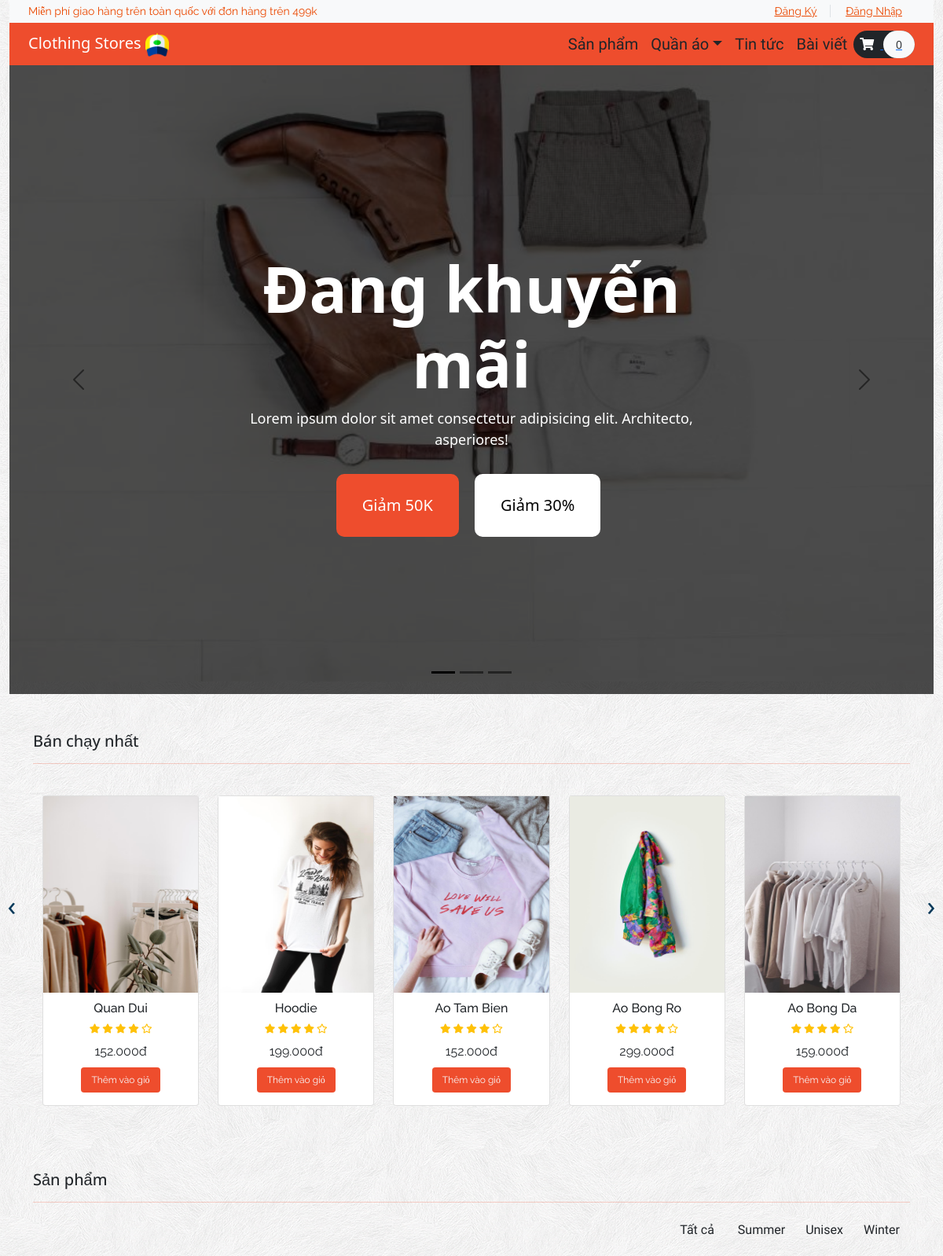
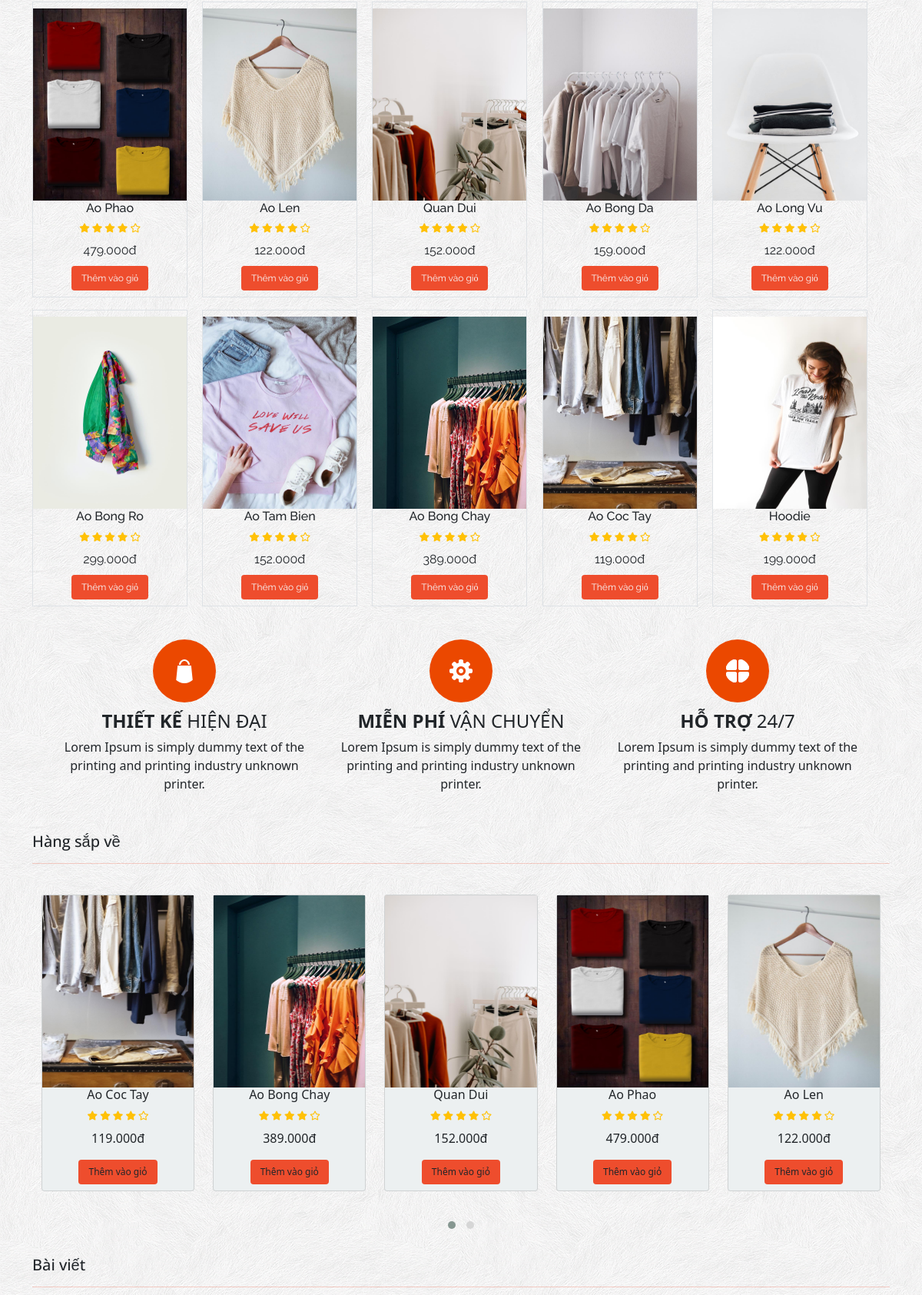
The page / (upper part) on the database its author committed (2 pictures, top to bottom).
### tables this page shows
CREATE TABLE `product` (
  `item_id` int(11) NOT NULL,
  `item_brand` nvarchar(200) NOT NULL,
  `item_name` nvarchar(255) NOT NULL,
  `item_price` double(10,3) NOT NULL,
  `item_image` nvarchar(255) NOT NULL
);

### index.php (called while the page is built, shortened)
<?php
    include ('header.php');
?>
<?php
        include ('Template/banner-area.php');
        include ('Template/top-sale.php');
         include ('Template/special-price.php');
        include ('Template/banner-ads.php');
        include ('Template/new.php');
         include ('Template/blogs.php');
?>
<?php
include ('footer.php');
?>

### functions.php (called while the page is built, shortened)
<?php
    require('database/DBController.php');
    require('database/Product.php');
$db = new DBController();
$product = new Product($db);
$product_shuffle = $product->getData();
$Cart = new Cart($db);

### database/Product.php (called while the page is built, shortened)
<?php
class Product
{
    public $db = null;
    public function __construct(DBController $db)
    {
        $this->db = $db;
    }
    public function getData($table = 'product')
    {
        $result = $this->db->con->query("SELECT * FROM {$table}");
        $resultArray = array();
        while ($item = mysqli_fetch_array($result, MYSQLI_ASSOC)) {
            $resultArray[] = $item;
        }
        return $resultArray;
    }
}

### database/DBController.php (called while the page is built, shortened)
<?php
class DBController
{
    protected $host = 'localhost';
    protected $user = 'root';
    protected $password = '';
    protected $database = "ecom";
    public function __construct()
    {
        $this->con = mysqli_connect($this->host, $this->user, $this->password, $this->database);
    }
}

### Template/special-price.php (the view, shortened to what this page needs)
<?php
    $brand = array_map(function ($pro){ return $pro['item_brand']; }, $product_shuffle);
    $unique = array_unique($brand);
    sort($unique);
    shuffle($product_shuffle);
$in_cart = $Cart->getCartId($product->getData('cart'));
?>
<section id="special-price">
    <div class="container">
        <h4 class="font-rubik font-size-20">Sản phẩm</h4>
        <hr>
        <div id="filters" class="button-group text-end font-baloo font-size-16">
            <button class="btn is-checked" data-filter="*">Tất cả</button>
            <?php
                array_map(function ($brand){
                    printf('<button class="btn" data-filter=".%s">%s</button>', $brand, $brand);
                }, $unique);
            ?>
        </div>
        <div class="grid">
            <?php array_map(function ($item) use($in_cart){ ?>
            <div class="grid-item border <?php echo $item['item_brand'] ?? "Brand" ; ?>">
                <div class="item py-2" style="width: 200px;">
                    <div class="product font-rale">
                        <a href="<?php printf('%s?item_id=%s', 'product.php',  $item['item_id']); ?>"><img
                                src="<?php echo $item['item_image'] ?? "./assets/products/13.png"; ?>" alt="product1"
                                class="img-fluid " style="height: 250px; width:200px"></a>
                        <div class="text-center">
                            <h6><?php echo $item['item_name'] ?? "Unknown"; ?></h6>
                            <div class="rating text-warning font-size-12">
                                <span><i class="fas fa-star"></i></span>
                                <span><i class="fas fa-star"></i></span>
                                <span><i class="fas fa-star"></i></span>
                                <span><i class="fas fa-star"></i></span>
                                <span><i class="far fa-star"></i></span>
                            </div>
                            <div class="price py-2">
                                <span><?php echo $item['item_price'] ?? 0 ?>đ</span>
                            </div>
                            <form method="post">
                                <?php
                                if (in_array($item['item_id'], $in_cart ?? [])){
                                    echo '<button type="submit" disabled class="btn btn-success font-size-12">Đã thêm</button>';
                                }else{
                                    echo '<button type="submit" name="top_sale_submit" class="btn color-second-bg text-light font-size-12">Thêm vào giỏ</button>';
                                }
                                ?>
                            </form>
                        </div>
                    </div>
                </div>
            </div>
            <?php }, $product_shuffle) ?>
        </div>
    </div>
</section>

### Template/top-sale.php (shortened to what this page needs)
<?php
shuffle($product_shuffle);
?>
<section id="top-sale">
    <div class="container py-5">
        <h4 class="font-rubik font-size-20">Bán chạy nhất</h4>
        <hr>
        <div class="owl-carousel owl-theme">
            <?php foreach ($product_shuffle as $item) { ?>
                <div class="item carousel-inner container py-4">
                    <div class="row">
                        <div class="col-lg">
                            <div class="card">
                                <div class="product font-rale">
                                    <a href="<?php printf('%s?item_id=%s', 'product.php',  $item['item_id']); ?>"><img src="<?php echo $item['item_image'] ?? "./assets/products/1.png"; ?>" alt="product1" style="height:250px"></a>
                                    <div class="text-center">
                                        <h6 style="padding-top: 10px;"><?php echo  $item['item_name'] ?? "Unknown";  ?></h6>
                                        <div class="rating text-warning font-size-12">
                                            <span><i class="fas fa-star"></i></span>
                                            <span><i class="fas fa-star"></i></span>
                                            <span><i class="fas fa-star"></i></span>
                                            <span><i class="fas fa-star"></i></span>
                                            <span><i class="far fa-star"></i></span>
                                        </div>
                                        <div class="price py-2">
                                            <span><?php echo $item['item_price'] ?? '0'; ?>đ</span>
                                        </div>
                                        <form method="post" class="mb-3">
                                            <?php
                                            if (in_array($item['item_id'], $Cart->getCartId($product->getData('cart')) ?? [])) {
                                                echo '<button type="submit" disabled class="btn btn-success font-size-12">Đã thêm</button>';
                                            } else {
                                                echo '<button type="submit" name="top_sale_submit" class="btn color-second-bg font-size-12 text-light">Thêm vào giỏ</button>';
                                            }
                                            ?>
                                        </form>
                                    </div>
                                </div>
                            </div>
                        </div>
                    </div>
                </div>
            <?php }
            ?>
        </div>
    </div>
</section>

### Template/new.php (shortened to what this page needs)
<?php
shuffle($product_shuffle);
?>
<section id="new-phones">
    <div class="container">
        <h4 class="font-rubik font-size-20">Hàng sắp về</h4>
        <hr>
        <div class="owl-carousel owl-theme">
            <?php foreach ($product_shuffle as $item) { ?>
                <div class="item carousel-inner container py-4">
                    <div class="row">
                        <div class="col-lg">
                            <div class="card" style="background-color: #ecf0f1;">
                                <a href="#"><img src="<?php echo $item['item_image'] ?? "./assets/products/1.png"; ?>" alt="product1" class="img-fluid" style="height: 250px;"></a>
                                <div class="text-center">
                                    <h6><?php echo $item['item_name'] ?? "Unknown"; ?></h6>
                                    <div class="rating text-warning font-size-12">
                                        <span><i class="fas fa-star"></i></span>
                                        <span><i class="fas fa-star"></i></span>
                                        <span><i class="fas fa-star"></i></span>
                                        <span><i class="fas fa-star"></i></span>
                                        <span><i class="far fa-star"></i></span>
                                    </div>
                                    <div class="price py-2">
                                        <span><?php echo $item['item_price'] ?? "O"; ?>đ</span>
                                    </div>
                                    <form class="p-2" action="" method="POST">
                                        <?php
                                        if (in_array($item['item_id'], $Cart->getCartId($product->getData('cart')) ?? [])) {
                                            echo '<button type="submit" disabled class="btn btn-success font-size-12">Đã thêm</button>';
                                        } else {
                                            echo '<button type="submit" name="new_phones_submit" class="btn color-second-bg font-size-12">Thêm vào giỏ</button>';
                                        }
                                        ?>
                                    </form>
                                </div>
                            </div>
                        </div>
                    </div>
                </div>
            <?php } ?>
        </div>
    </div>
</section>

### style.css (style rules this page uses)
button, button:focus { outline: none !important; box-shadow: none !important; }
hr { height: 2px; color: #ee4d2d }
.font-baloo { font-family: "Baloo Thambi 2", cursive; }
.font-rale { font-family: "Raleway", cursive; }
.font-rubik { font-family: 'Open Sans', sans-serif; }
.font-size-12 { font-size: 12px; }
.font-size-16 { font-size: 16px; }
.font-size-20 { font-size: 20px; }
.color-second-bg { background: #ee4d2d; }
#top-sale .owl-carousel .item .product a { overflow: hidden; }
#top-sale .owl-carousel .item .product img { transition: transform 0.5s ease; }
#special-price .grid .grid-item { margin-right: 1.2rem; margin-top: 1rem; }

### rows shown on the page
product: item_image (picture), item_name "Quan Dui", item_price "152.000"
product: item_image (picture), item_name "Hoodie", item_price "199.000"
product: item_image (picture), item_name "Ao Tam Bien", item_price "152.000"
product: item_image (picture), item_name "Ao Bong Ro", item_price "299.000"
product: item_image (picture), item_name "Ao Bong Da", item_price "159.000"
product: item_brand "Winter", item_image (picture), item_name "Ao Phao", item_price "479.000"
product: item_image (picture), item_name "Ao Len", item_price "122.000"
product: item_image (picture), item_name "Ao Long Vu", item_price "122.000"
product: item_image (picture), item_name "Ao Bong Chay", item_price "389.000"
product: item_image (picture), item_name "Ao Coc Tay", item_price "119.000"

### other values the page prints
count($product->getData('cart')) "0"
$brand "Summer Unisex"
